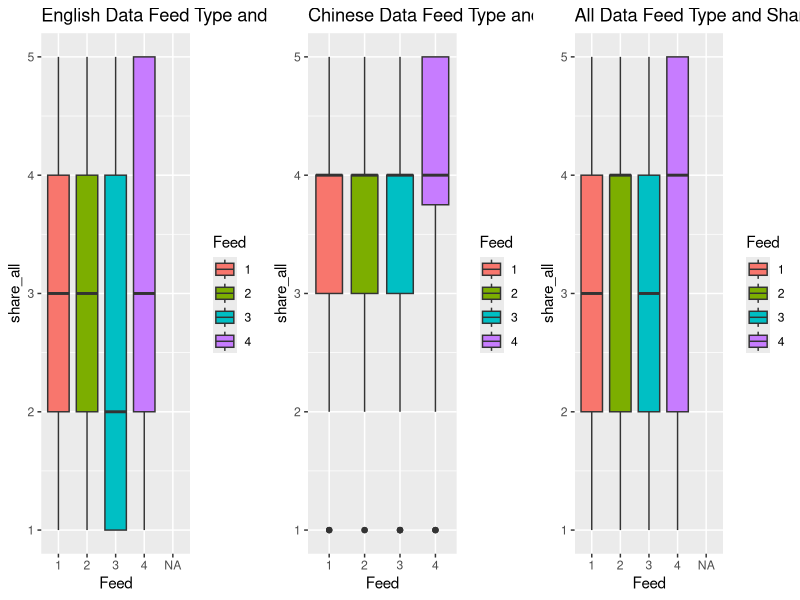
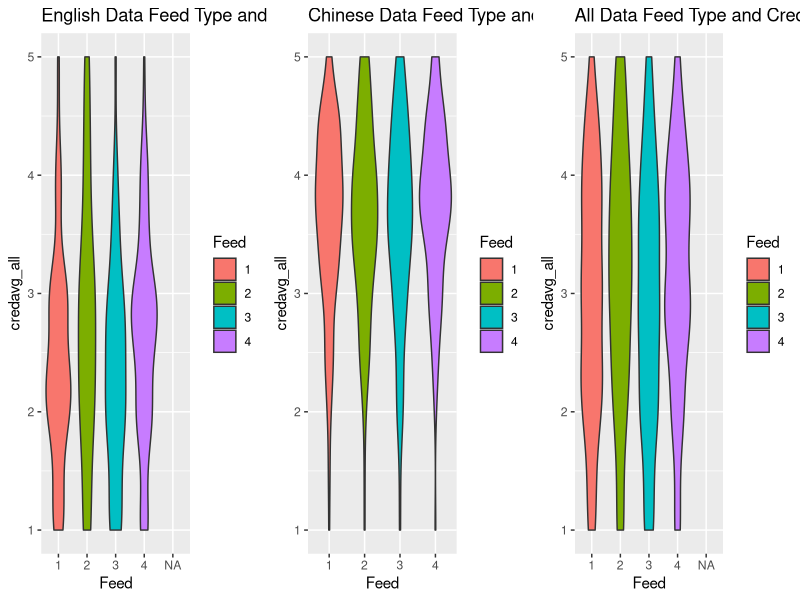
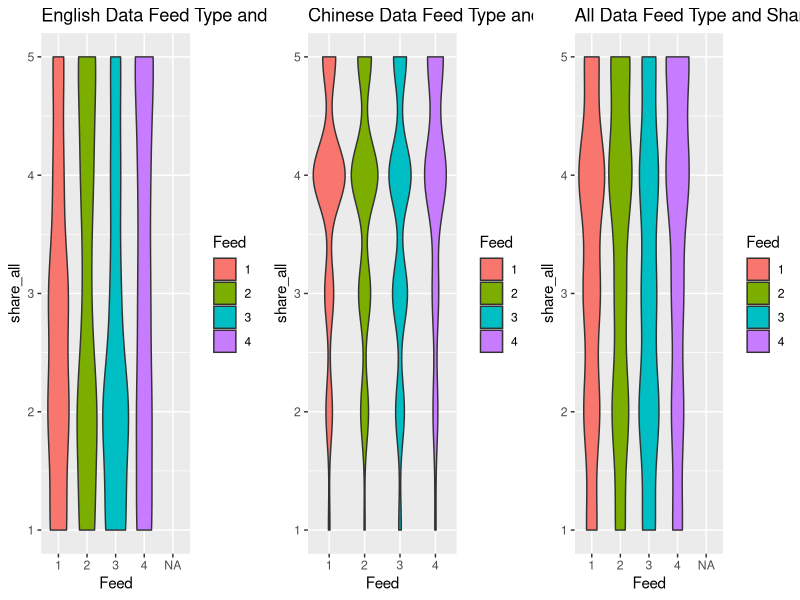
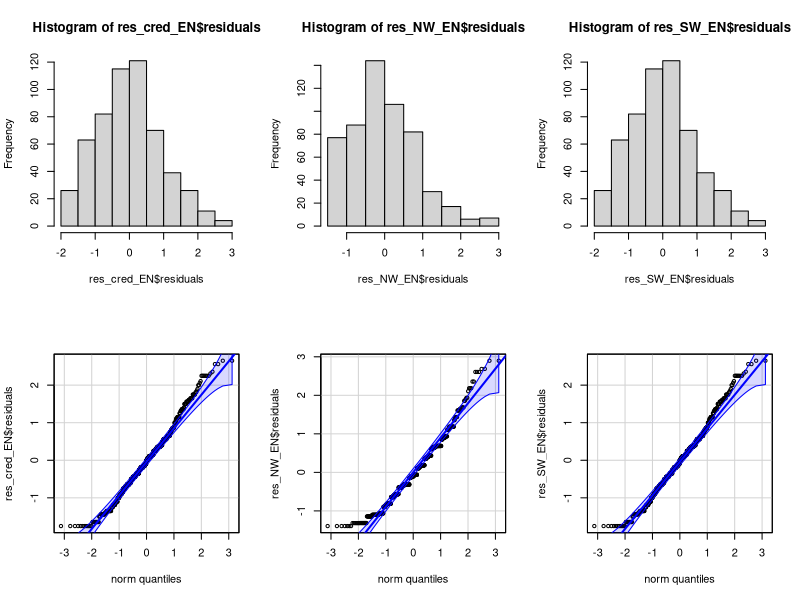
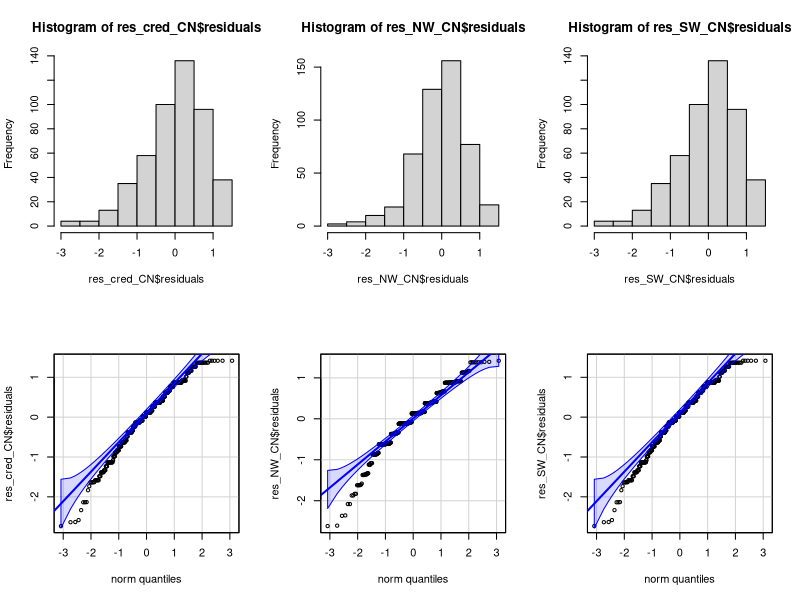
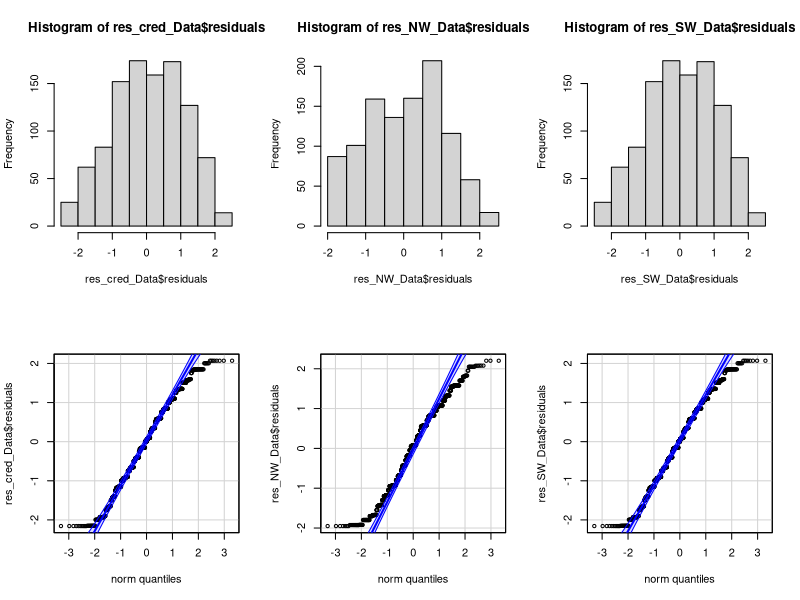

Write the R code that produced these figures, in order.
## ---- chunk 1
knitr::opts_chunk$set(echo = TRUE)
## ---- chunk 2
library(readr)
library(dplyr)
library(car)
library(ggplot2)
library(gridExtra)
## ---- chunk 3
CNdata_filtered_120123 <- read_csv("CNdata_filtered_120123.csv")
ENdata_filtered_110123 <- read_csv("ENdata_filtered_110123.csv")
## ---- chunk 4
###need to use cred and nw totals... 

#Chinese data, renaming/changing data types to factors
CNdata_filtered_120123$Feed <- CNdata_filtered_120123$feed_typefour
CNdata_filtered_120123$Feed <- as.factor(CNdata_filtered_120123$Feed)
CNdata_filtered_120123$valence <- as.factor(CNdata_filtered_120123$valence)

#Chinese data, selecting relevant variables
Data_CN <- CNdata_filtered_120123 |> 
  dplyr::select(Feed,valence,credavg_all,nwavg_all,share_all,NewsSharing_SM,NewsCred_SM,AI_acceptance,GenTech_op,gender,age) |> 
  mutate(Group = 1)

#English data, adding/renaming relevant variables
ENdata_filtered_110123$NewsCred_SM <- unlist(ENdata_filtered_110123[,255])#rename to match CN data

#English data, selecting relevant variables
Data_EN <-ENdata_filtered_110123 |> 
  dplyr::mutate(valence = feed_valence) |>
  dplyr::mutate(Feed = feedtype_four) |> 
  dplyr::select(Feed,valence,credavg_all,nwavg_all,share_all,NewsSharing_SM,NewsCred_SM,AI_acceptance,GenTech_op,gender,age) |> 
  mutate(Group = 0)

#English data, changing data types to factors
Data_EN$Feed <- as.factor(Data_EN$Feed)
Data_EN$valence <- as.factor(Data_EN$valence)

#one dataframe, Group (1 = Chinese 0 = American)
Data <- rbind(Data_CN,Data_EN)
Data$Group <- as.factor(Data$Group)

#fixing age and gender
Data$age <- 2024 - Data$age
Data$gender <- as.factor(Data$gender)

#can select additional variables for regression, these were just the ones that stuck out as easy to add

##AI acceptance only for EN data??
## ---- chunk 5
#Feed X Shareworthiness (ordinal, so boxplot)
boxS1 <- ggplot(Data_EN, aes(Feed,share_all,fill=Feed)) +
  geom_boxplot() + 
  ggtitle("English Data Feed Type and Shareworthiness Scores (Ordinal)")

boxS2 <- ggplot(Data_CN, aes(Feed,share_all,fill=Feed)) +
  geom_boxplot() + 
  ggtitle("Chinese Data Feed Type and Shareworthiness Scores (Ordinal)")

boxS3 <- ggplot(Data, aes(Feed, share_all,fill=Feed)) +
  geom_boxplot() +
  ggtitle("All Data Feed Type and Shareworthiness Scores (Ordinal)")

grid.arrange(boxS1,boxS2,boxS3,nrow=1)

#------------------------------------------------------------------------------

#Feed X Creditworthiness
ViolinC1 <- ggplot(Data_EN, aes(Feed,credavg_all,fill=Feed)) +
  geom_violin() +
  ggtitle("English Data Feed Type and Creditworthiness Scores")

ViolinC2 <- ggplot(Data_CN, aes(Feed,credavg_all,fill=Feed)) +
  geom_violin() +
  ggtitle("Chinese Data Feed Type and Creditworthiness Scores")

ViolinC3 <- ggplot(Data, aes(Feed,credavg_all,fill=Feed)) +
  geom_violin() +
  ggtitle("All Data Feed Type and Creditworthiness Scores")

grid.arrange(ViolinC1,ViolinC2,ViolinC3, nrow=1)

#------------------------------------------------------------------------------

#Feed X Shareworthiness
ViolinS1 <- ggplot(Data_EN, aes(Feed,share_all,fill=Feed)) +
  geom_violin() +
  ggtitle("English Data Feed Type and Shareworthiness Scores")

ViolinS2 <- ggplot(Data_CN, aes(Feed,share_all,fill=Feed)) + 
  geom_violin() +
  ggtitle("Chinese Data Feed Type and Shareworthiness Scores")

ViolinS3 <- ggplot(Data, aes(Feed, share_all,fill=Feed)) +
  geom_violin() +
  ggtitle("All Data Feed Type and Shareworthiness Scores")

grid.arrange(ViolinS1,ViolinS2,ViolinS3, nrow=1)

## ---- chunk 6
#Residual Check for the 3 main outcome variables for the English data only

# Credibility
res_cred_EN <- aov(credavg_all~Feed,Data_EN)
# Newsworthiness
res_NW_EN <- aov(nwavg_all~Feed,Data_EN)
# Shareworthiness
res_SW_EN <- aov(credavg_all~Feed,Data_EN)

#Residual Check for the 3 main outcome variables for the Chinese data only

# Credibility
res_cred_CN <- aov(credavg_all~Feed,Data_CN)
# Newsworthiness
res_NW_CN <- aov(nwavg_all~Feed,Data_CN)
# Shareworthiness
res_SW_CN <- aov(credavg_all~Feed,Data_CN)

# Residual Check for the 3 main outcome variables for the combined data

# Credibility
res_cred_Data <- aov(credavg_all~Feed,Data)
# Newsworthiness
res_NW_Data <- aov(nwavg_all~Feed,Data)
# Shareworthiness
res_SW_Data <- aov(credavg_all~Feed,Data)

## ---- chunk 7
# English only

#plots, histogram and QQ
par(mfrow=c(2,3))
hist(res_cred_EN$residuals)
hist(res_NW_EN$residuals)
hist(res_SW_EN$residuals)
qqPlot(res_cred_EN$residuals,id=FALSE)
qqPlot(res_NW_EN$residuals,id=FALSE)
qqPlot(res_SW_EN$residuals,id=FALSE)


# Chinese only

#plots, histogram and QQ
par(mfrow=c(2,3))
hist(res_cred_CN$residuals)
hist(res_NW_CN$residuals)
hist(res_SW_CN$residuals)
qqPlot(res_cred_CN$residuals,id=FALSE)
qqPlot(res_NW_CN$residuals,id=FALSE)
qqPlot(res_SW_CN$residuals,id=FALSE)


# combined

#plots, histogram and QQ
par(mfrow=c(2,3))
hist(res_cred_Data$residuals)
hist(res_NW_Data$residuals)
hist(res_SW_Data$residuals)
qqPlot(res_cred_Data$residuals,id=FALSE)
qqPlot(res_NW_Data$residuals,id=FALSE)
qqPlot(res_SW_Data$residuals,id=FALSE)
## ---- chunk 8
shapiro.test(res_cred_Data$residuals)
shapiro.test(res_NW_Data$residuals)
shapiro.test(res_SW_Data$residuals)
## ---- chunk 9
###Use Levene's
library(car)

##newsworthiness... p > .05 for all three partitions of the data, so no concerns about heterogeneity of variance for newsworthiness across the 4 different feed types
leveneTest(nwavg_all~Feed,data=Data_EN)
leveneTest(nwavg_all~Feed,data=Data_CN)
leveneTest(nwavg_all~Feed,data=Data)

##shareworthiness...
leveneTest(share_all~Feed,data=Data_EN)
leveneTest(share_all~Feed,data=Data_CN)
leveneTest(share_all~Feed,data=Data)


##creditworthiness...
leveneTest(credavg_all~Feed,data=Data_EN)
leveneTest(credavg_all~Feed,data=Data_CN)
leveneTest(credavg_all~Feed,data=Data)

##-------------------------------------------

#valence

#newsworthiness
leveneTest(nwavg_all~valence,data=Data_EN)
leveneTest(nwavg_all~valence,data=Data_CN)
leveneTest(nwavg_all~valence,data=Data)

##shareworthiness...
leveneTest(share_all~valence,data=Data_EN)
leveneTest(share_all~valence,data=Data_CN)
leveneTest(share_all~valence,data=Data)

##creditworthiness...
leveneTest(credavg_all~valence,data=Data_EN)
leveneTest(credavg_all~valence,data=Data_CN)
leveneTest(credavg_all~valence,data=Data)


